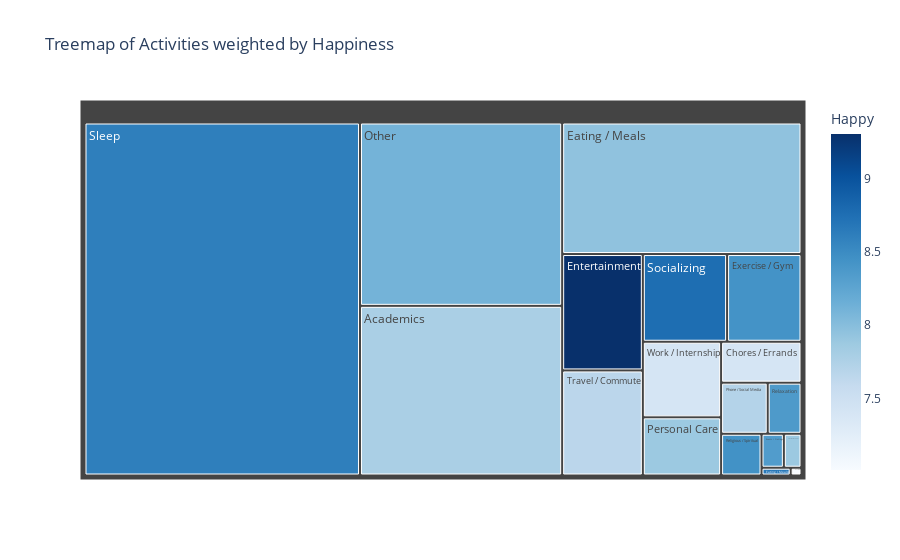

The cell this chart's notebook holds for it:
### Markdown cell above
**Treemap of Activities by Happiness**

### Code cell
fig = px.treemap(
    cleaned_data, 
    path=['Activity_Cleaned'], 
    values='Happy',
    color='Happy',
    color_continuous_scale='Blues',
    title='Treemap of Activities weighted by Happiness'
)
fig.show()

### Figure 1 — Plotly figure (JSON) as saved in the notebook; plotly's stock layout.template omitted (floating-point values rounded to 4 significant figures)
{"data": [{"branchvalues": "total", "customdata": [[8.613], [8.434], [7.882], [7.712], [7.95], [7.783], [8.764], [8.109], [9.307], [7.667], [7.408], [8.445], [8.365], [7.41], [8.668], [8.34], [7.884], [7.011]], "domain": {"x": [0, 1], "y": [0, 1]}, "hovertemplate": "labels=%{label}<br>Happy_sum=%{value}<br>parent=%{parent}<br>id=%{id}<br>Happy=%{color}<extra></extra>", "ids": ["Sleep", "Exercise / Gym", "Personal Care", "Phone / Social Media", "Eating / Meals", "Academics", "Socializing", "Other", "Entertainment", "Travel / Commute", "Chores / Errands", "Religious / Spiritual", "Relaxation", "Work / Internship", "Eating / Mealsd", "Events / Outings", "Creative / Hobbies", "Health / Doctor"], "labels": ["Sleep", "Exercise / Gym", "Personal Care", "Phone / Social Media", "Eating / Meals", "Academics", "Socializing", "Other", "Entertainment", "Travel / Commute", "Chores / Errands", "Religious / Spiritual", "Relaxation", "Work / Internship", "Eating / Mealsd", "Events / Outings", "Creative / Hobbies", "Health / Doctor"], "marker": {"coloraxis": "coloraxis", "colors": [8.613, 8.434, 7.882, 7.712, 7.95, 7.783, 8.764, 8.109, 9.307, 7.667, 7.408, 8.445, 8.365, 7.41, 8.668, 8.34, 7.884, 7.011]}, "name": "", "parents": ["", "", "", "", "", "", "", "", "", "", "", "", "", "", "", "", "", ""], "type": "treemap", "values": [206900.0, 13890.0, 9683.0, 5068.0, 66980.0, 72970.0, 15720.0, 78860.0, 19980.0, 18040.0, 6999.0, 3590.0, 3672.0, 12580.0, 482.0, 1614.0, 1274.0, 179.0]}], "layout": {"coloraxis": {"colorbar": {"title": {"text": "Happy"}}, "colorscale": [[0, "rgb(247,251,255)"], [0.125, "rgb(222,235,247)"], [0.25, "rgb(198,219,239)"], [0.375, "rgb(158,202,225)"], [0.5, "rgb(107,174,214)"], [0.625, "rgb(66,146,198)"], [0.75, "rgb(33,113,181)"], [0.875, "rgb(8,81,156)"], [1, "rgb(8,48,107)"]]}, "legend": {"tracegroupgap": 0}, "title": {"text": "Treemap of Activities weighted by Happiness"}}}
